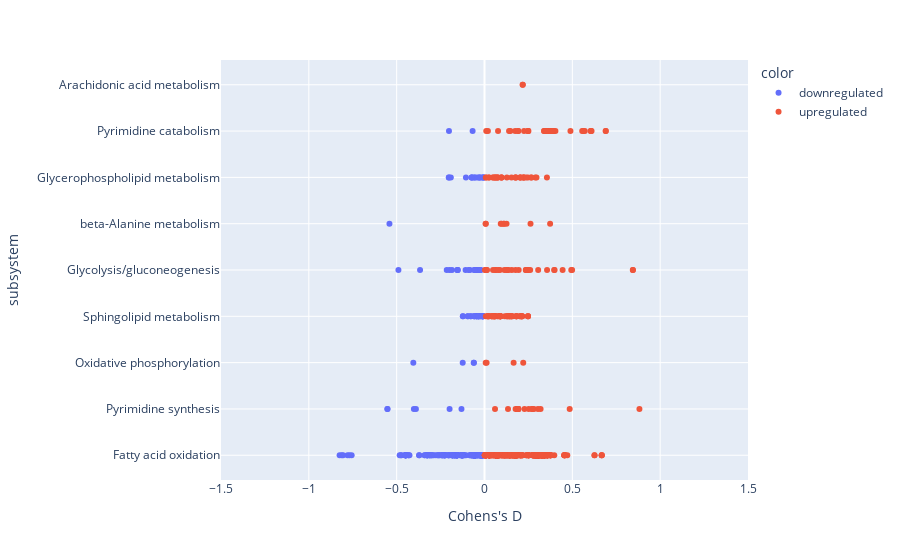

The notebook cell saved with this chart:
### Code cell
key = 'neurons'
plotly_category_plot(
    wilcoxon_test_results['single'],
    key + ' ' + ' vs. '.join(labels[key]),
)

### Figure 1 — Plotly figure (JSON) as saved in the notebook; plotly's stock layout.template omitted (floating-point values rounded to 4 significant figures; data arrays with more than 128 entries replaced by an {"elided": "..."} marker saying what was removed)
{"data": [{"hovertemplate": "<b>%{hovertext}</b><br><br>color=downregulated<br>Cohens's D=%{x}<br>subsystem=%{y}<extra></extra>", "hovertext": {"elided": "301 str values"}, "legendgroup": "downregulated", "marker": {"color": "#636efa", "symbol": "circle"}, "mode": "markers", "name": "downregulated", "orientation": "h", "showlegend": true, "type": "scatter", "x": {"elided": "301 float values"}, "xaxis": "x", "y": {"elided": "301 str values"}, "yaxis": "y"}, {"hovertemplate": "<b>%{hovertext}</b><br><br>color=upregulated<br>Cohens's D=%{x}<br>subsystem=%{y}<extra></extra>", "hovertext": {"elided": "598 str values"}, "legendgroup": "upregulated", "marker": {"color": "#EF553B", "symbol": "circle"}, "mode": "markers", "name": "upregulated", "orientation": "h", "showlegend": true, "type": "scatter", "x": {"elided": "598 float values"}, "xaxis": "x", "y": {"elided": "598 str values"}, "yaxis": "y"}], "layout": {"autosize": true, "legend": {"title": {"text": "color"}, "tracegroupgap": 0}, "margin": {"t": 60}, "xaxis": {"anchor": "y", "domain": [0, 1], "range": [-1.5, 1.5], "title": {"text": "Cohens's D"}, "type": "linear"}, "yaxis": {"anchor": "x", "autorange": true, "domain": [0, 1], "range": [-0.5672, 8.567], "title": {"text": "subsystem"}, "type": "category"}}}
